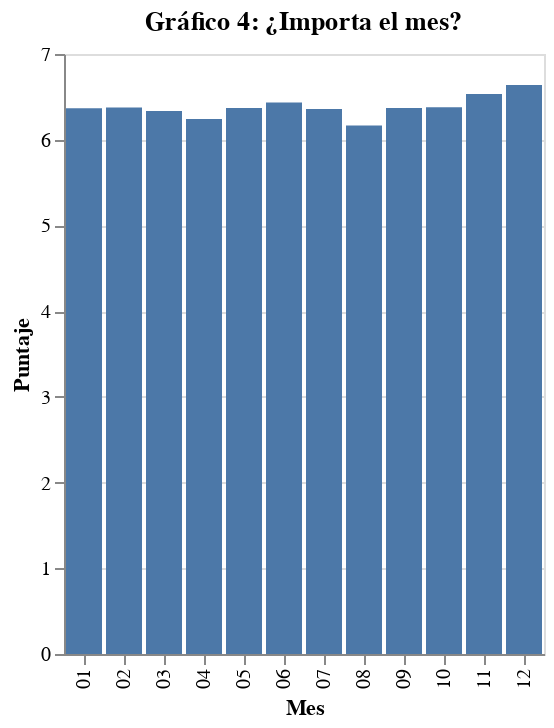

This figure's notebook cell:
### Code cell
alt.Chart(tabla).mark_bar().encode(
   alt.X('Mes'),
   alt.Y('Puntaje'),
).interactive().properties(
    title='Gráfico 4: ¿Importa el mes?'
)

### Figure 1 — Vega-Lite specification as saved in the notebook (floating-point values rounded to 4 significant figures)
{"config": {"view": {"continuousWidth": 400, "continuousHeight": 300}}, "data": {"name": "data-7b8381bfa9da4c658aa20061d0949e73"}, "mark": "bar", "encoding": {"x": {"type": "nominal", "field": "Mes"}, "y": {"type": "quantitative", "field": "Puntaje"}}, "selection": {"selector001": {"type": "interval", "bind": "scales", "encodings": ["x", "y"]}}, "title": "Gráfico 4: ¿Importa el mes?", "$schema": "https://vega.github.io/schema/vega-lite/v4.8.1.json", "datasets": {"data-7b8381bfa9da4c658aa20061d0949e73": [{"Mes": "08", "Puntaje": 6.167}, {"Mes": "04", "Puntaje": 6.24}, {"Mes": "03", "Puntaje": 6.334}, {"Mes": "07", "Puntaje": 6.359}, {"Mes": "01", "Puntaje": 6.368}, {"Mes": "05", "Puntaje": 6.37}, {"Mes": "09", "Puntaje": 6.37}, {"Mes": "02", "Puntaje": 6.376}, {"Mes": "10", "Puntaje": 6.378}, {"Mes": "06", "Puntaje": 6.433}, {"Mes": "11", "Puntaje": 6.534}, {"Mes": "12", "Puntaje": 6.637}]}}
